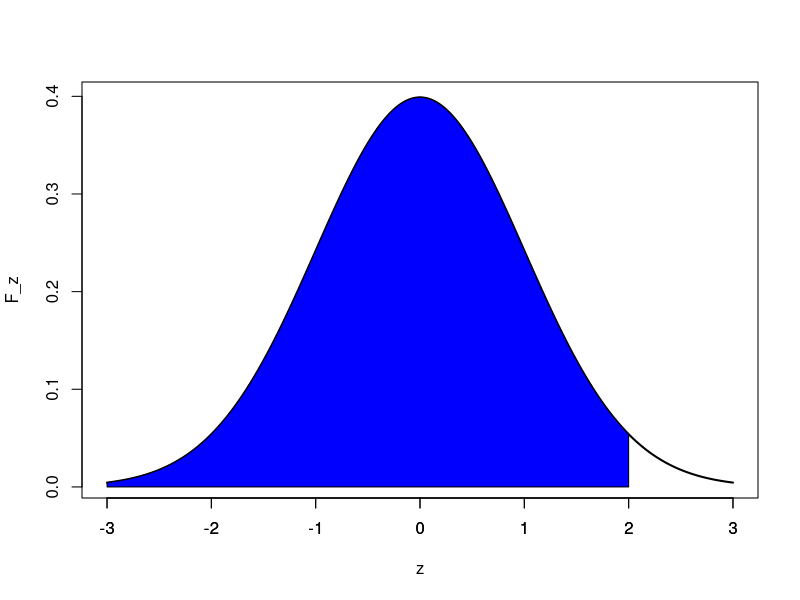
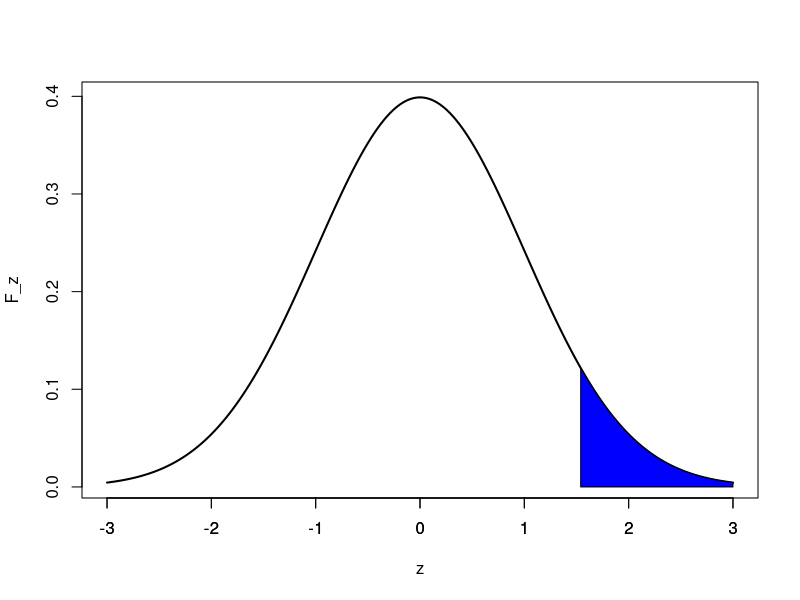
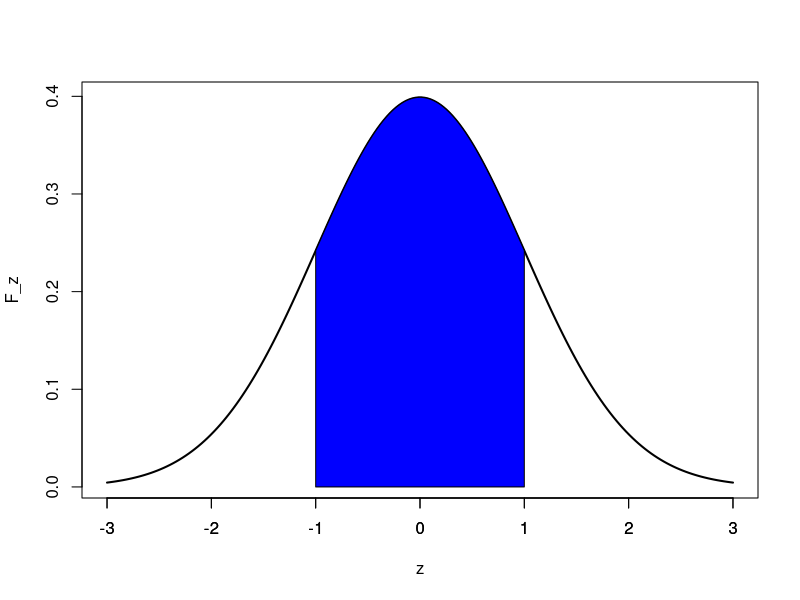
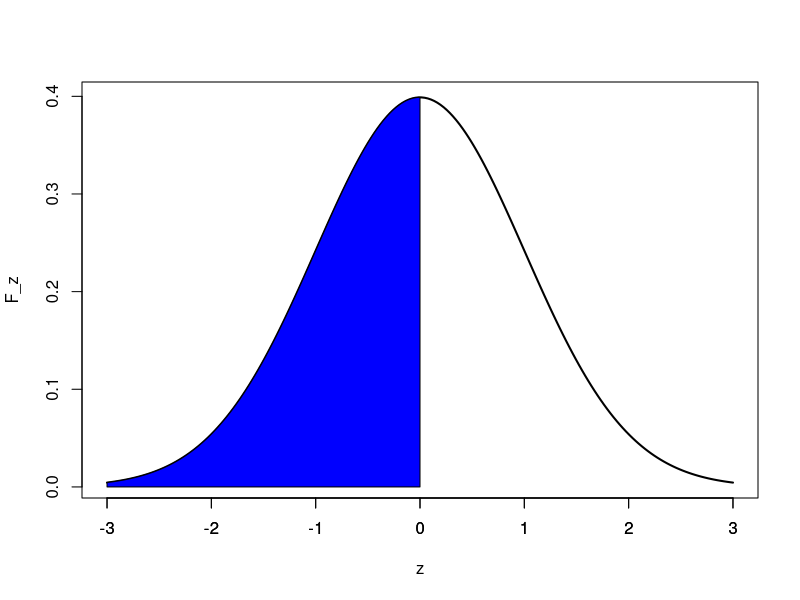
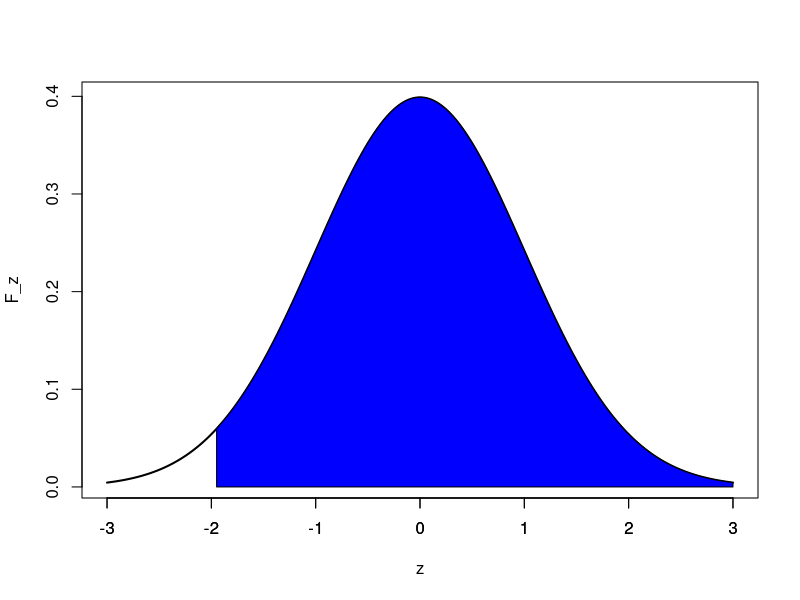
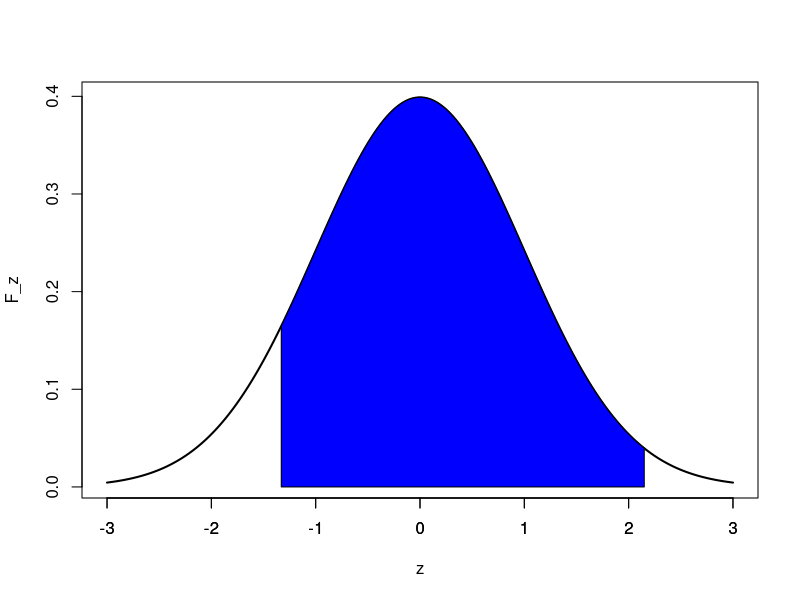
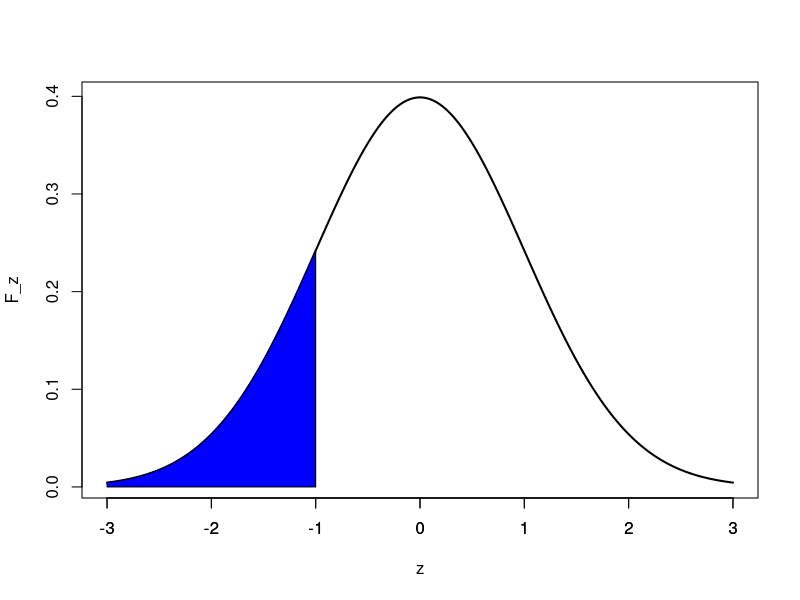

Here is the R script that generated these plots, in order:
## ---- chunk 1
knitr::opts_chunk$set(echo = TRUE)
## ---- chunk 2
plot_area <- function(a,b){
z=seq(-3,3,length=200)
F_z=dnorm(z,mean = 0,sd=1)
plot(z,F_z,type="l", lwd=2, col="black")
z=seq(a,b,length=200)
F_z=dnorm(z,mean = 0,sd=1)
polygon(c(a,z,b),c(0,F_z,0),col="blue")
axis(side = 1, at=-3:3)
}
## ---- chunk 3
pnorm(2,0,1)
plot_area(-3,2)
## ---- chunk 4
1 - pnorm(1.54,0,1)
plot_area(1.54,3)
## ---- chunk 5
pnorm(1,0,1) - pnorm(-1,0,1)
plot_area(-1,1)
## ---- chunk 6
pnorm(0,0,1)
plot_area(-3,0)
## ---- chunk 7
1 - pnorm(-1.95,0,1)
plot_area(-1.95,3)
## ---- chunk 8
pnorm(2.15,0,1) - pnorm(-1.33,0,1)
plot_area(-1.33,2.15)
## ---- chunk 9
pnorm(-1,0,1)
plot_area(-3,-1)
## ---- chunk 10
1 - pnorm(2.5,mean = 0,sd=1)
## ---- chunk 11
pnorm(1,0,1) - pnorm(-2,0,1)
## ---- chunk 12
# Simular 30 datos con media 75 y desviación 10
Notas <- rnorm(30,75,10)
# Redondeando los resultados
Notas <- round(Notas,digits = 0)
print(Notas)
